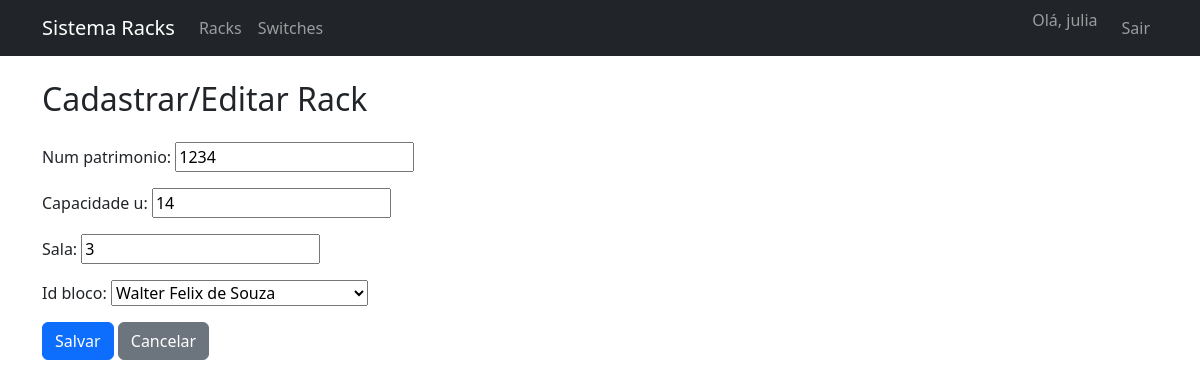
Screenshot of /inventario/racks/2/editar/ (signed in) with the database file from the repository.
### inventario/models.py (models this page shows, shortened)
class Rack(models.Model):
    id = models.AutoField(primary_key=True)
    num_patrimonio = models.CharField(max_length=50, unique=True)
    capacidade_u = models.IntegerField()
    sala = models.CharField(max_length=100)
    id_bloco = models.ForeignKey(Bloco, on_delete=models.CASCADE, related_name="racks")

### inventario/views.py (the view)
# urls.py: path("racks/<int:pk>/editar/", views.rack_update, name="rack_update"),
@login_required
@registrar_historico("Edição de Rack", "Rack")
def rack_update(request, pk):
    rack = get_object_or_404(Rack, pk=pk)
    if request.method == "POST":
        form = RackForm(request.POST, instance=rack)
        if form.is_valid():
            form.save()
            return redirect("rack_list")
    else:
        form = RackForm(instance=rack)
    return render(request, "rack_form.html", {"form": form})

### inventario/forms.py
class RackForm(forms.ModelForm):
    class Meta:
        model = Rack
        fields = ["id", "num_patrimonio", "capacidade_u", "sala", "id_bloco"]

### inventario/models.py (called while the page is built)
    def __str__(self):
        return self.nome_bloco

### inventario/utils.py (called while the page is built, shortened)
def registrar_historico(acao, modelo=None):
    def decorator(view_func):
        @wraps(view_func)
        def _wrapped_view(request, *args, **kwargs):
            response = view_func(request, *args, **kwargs)
            return response
        return _wrapped_view
    return decorator

### templates/rack_form.html (shortened to what this page needs)
{% extends "base.html" %}
{% block content %}
<h2 class="mb-4">Cadastrar/Editar Rack</h2>
<form method="post">
    {{ form.as_p }}
    <button type="submit" class="btn btn-primary">Salvar</button>
    <a href="{% url 'rack_list' %}" class="btn btn-secondary">Cancelar</a>
</form>
{% endblock %}

### templates/base.html (shortened to what this page needs)
<!DOCTYPE html>
<html lang="pt-br">
<head>
    <link href="https://cdn.jsdelivr.net/npm/bootstrap@5.3.0/dist/css/bootstrap.min.css" rel="stylesheet">
</head>
<body>
    <nav class="navbar navbar-expand-lg navbar-dark bg-dark mb-4">
        <div class="container">
            <a class="navbar-brand" href="{% url 'home' %}">Sistema Racks</a>
            <div class="collapse navbar-collapse">
                <ul class="navbar-nav me-auto">
                    <li class="nav-item"><a class="nav-link" href="{% url 'rack_list' %}">Racks</a></li>
                    <li class="nav-item"><a class="nav-link" href="{% url 'switch_list' %}">Switches</a></li>
                </ul>
                <ul class="navbar-nav">
                    {% if user.is_authenticated %}
                        <li class="nav-item"><span class="navbar-text me-3">Olá, {{ user.username }}</span></li>
                        <li class="nav-item"><a class="nav-link" href="{% url 'logout' %}">Sair</a></li>
                    {% else %}
                        <li class="nav-item"><a class="nav-link" href="{% url 'login' %}">Entrar</a></li>
                    {% endif %}
                </ul>
            </div>
        </div>
    </nav>
    <div class="container">
        {% block content %}{% endblock %}
    </div>
</body>
</html>

### rows the page displays
Rack: num_patrimonio "1234", capacidade_u "14", sala "3", id_bloco "Walter Felix de Souza"

### other values shown
{{ user.username }} "julia"
